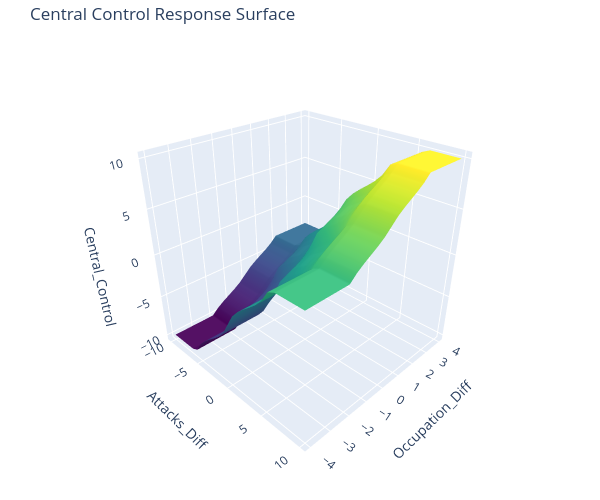

Notebook cell for this chart:
### Markdown cell above
### Configure and show plot

### Code cell
# Create the interactive 3D plot with Plotly
fig = go.Figure(data=[go.Surface(
    z=Z, 
    x=X, 
    y=Y, 
    colorscale='Viridis',
    showscale=False, # Removes the colorbar on the side
    hovertemplate='Attacks (X): %{x:.2f}<br>Occupation (Y): %{y:.2f}<br>Control (Z): %{z:.2f}<extra></extra>'
)])

# Configure layout, titles, camera, and proportions
fig.update_layout(
    title='Central Control Response Surface',
    scene=dict(
        xaxis_title='Attacks_Diff',
        yaxis_title='Occupation_Diff',
        zaxis_title='Central_Control',
        aspectmode='cube', # Forces the visual base of the plot to be square
        camera=dict(
            eye=dict(x=1.5, y=-1.5, z=1.2)
        )
    ),
    width=600, 
    height=500,
    margin=dict(l=10, r=0, b=30, t=40) 
)

fig.show()

### Figure 1 — Plotly figure (JSON) as saved in the notebook; plotly's stock layout.template omitted (floating-point values rounded to 4 significant figures; data arrays with more than 128 entries replaced by an {"elided": "..."} marker saying what was removed)
{"data": [{"colorscale": [[0, "#440154"], [0.1111, "#482878"], [0.2222, "#3e4989"], [0.3333, "#31688e"], [0.4444, "#26828e"], [0.5556, "#1f9e89"], [0.6667, "#35b779"], [0.7778, "#6ece58"], [0.8889, "#b5de2b"], [1, "#fde725"]], "hovertemplate": "Attacks (X): %{x:.2f}<br>Occupation (Y): %{y:.2f}<br>Control (Z): %{z:.2f}<extra></extra>", "showscale": false, "type": "surface", "x": {"elided": "25x25 float values"}, "y": {"elided": "25x25 float values"}, "z": {"elided": "25x25 float values"}}], "layout": {"height": 500, "margin": {"b": 30, "l": 10, "r": 0, "t": 40}, "scene": {"aspectmode": "cube", "camera": {"eye": {"x": 1.5, "y": -1.5, "z": 1.2}}, "xaxis": {"title": {"text": "Attacks_Diff"}}, "yaxis": {"title": {"text": "Occupation_Diff"}}, "zaxis": {"title": {"text": "Central_Control"}}}, "title": {"text": "Central Control Response Surface"}, "width": 600}}
